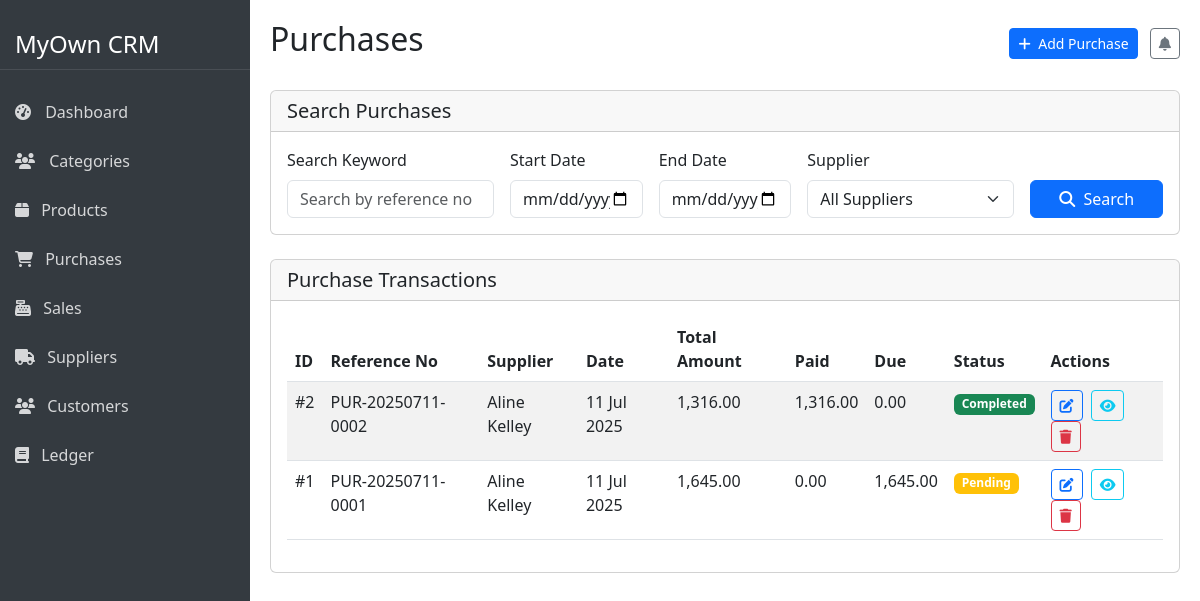
/purchases/purchases.php, run on the app's committed database.
### tables this page shows
CREATE TABLE `purchases` (
  `id` int(11) NOT NULL,
  `reference_no` varchar(50) NOT NULL,
  `supplier_id` int(11) DEFAULT NULL,
  `total_amount` decimal(10,2) NOT NULL,
  `paid_amount` decimal(10,2) NOT NULL,
  `due_amount` decimal(10,2) NOT NULL,
  `payment_method_id` int(11) DEFAULT NULL,
  `purchase_date` date NOT NULL,
  `notes` text DEFAULT NULL,
  `status` tinyint(1) DEFAULT 1,
  `created_at` timestamp NOT NULL DEFAULT current_timestamp()
);

CREATE TABLE `suppliers` (
  `id` int(11) NOT NULL,
  `name` varchar(100) NOT NULL,
  `contact_person` varchar(100) DEFAULT NULL,
  `phone` varchar(20) DEFAULT NULL,
  `email` varchar(100) DEFAULT NULL,
  `address` text DEFAULT NULL,
  `status` tinyint(1) DEFAULT 1,
  `created_at` timestamp NOT NULL DEFAULT current_timestamp()
);

### database/database.php (called while the page is built, shortened)
<?php
class Database {
    protected $host = 'localhost';
    protected $user = 'root';
    protected $password = '';
    protected $dbname = 'oop-project';
    public $con = null;
    public function __construct(){
        if($this->con == null){
            $this->con = mysqli_connect($this->host,$this->user,$this->password,$this->dbname);
        }
    }
}
?>

### purchases/purchase.class.php (called while the page is built, shortened)
<?php
require_once ROOT_PATH . 'database/database.php';
class Purchase extends Database {
    private $table = 'purchases';
    public function getAll($page = 1, $perPage = 10) {
        $offset = ($page - 1) * $perPage;
        $sql = "SELECT p.*, s.name as supplier_name, pm.name as payment_method
               FROM {$this->table} p
               LEFT JOIN suppliers s ON p.supplier_id = s.id
               LEFT JOIN payment_methods pm ON p.payment_method_id = pm.id
               ORDER BY p.id DESC LIMIT {$offset}, {$perPage}";
        $result = $this->con->query($sql);
        $purchases = [];
        if ($result->num_rows > 0) {
            while ($row = $result->fetch_assoc()) {
                $purchases[] = $row;
            }
        }
        return $purchases;
    }
}
?>

### purchases/purchases.php (the view, shortened to what this page needs)
<?php
require_once ROOT_PATH . 'purchases/purchase.class.php';
$purchaseObj = new Purchase();
$perPage = 5;
$page = isset($_GET['page']) ? (int)$_GET['page'] : 1;
$search_keyword = '';
$start_date = '';
$end_date = '';
if (isset($_GET['search'])) {
    $search_keyword = $_GET['search_keyword'] ?? '';
    $start_date = $_GET['start_date'] ?? '';
    $end_date = $_GET['end_date'] ?? '';
    $supplier_id = isset($_GET['supplier_id']) && $_GET['supplier_id'] !== '' ? (int)$_GET['supplier_id'] : null;
    $purchases = $purchaseObj->search($search_keyword, $start_date, $end_date, $supplier_id, $page, $perPage);
    $totalItems = $purchaseObj->countSearch($search_keyword, $start_date, $end_date, $supplier_id);
} else {
    $purchases = $purchaseObj->getAll($page, $perPage);
}
require ROOT_PATH . 'includes/header.php';
?>
<div class="d-flex">
    <?php
    require ROOT_PATH . 'includes/sidebar.php';
    ?>
    <div class="main-content">
        <div class="d-flex justify-content-between align-items-center mb-4">
            <h2>Purchases</h2>
            <div>
                <a href="create_purchase.php" class="btn btn-primary btn-sm me-2">
                    <i class="fas fa-plus me-1"></i> Add Purchase
                </a>
                <button class="btn btn-outline-secondary btn-sm">
                    <i class="fas fa-bell"></i>
                </button>
            </div>
        </div>
        <div class="card mb-4">
            <div class="card-header">
                <h5 class="mb-0">Search Purchases</h5>
            </div>
            <div class="card-body">
                <form action="" method="get" class="row g-3">
                    <div class="col-md-3">
                        <label for="searchKeyword" class="form-label">Search Keyword</label>
                        <input type="text" class="form-control" id="searchKeyword" name="search_keyword" value="<?php echo htmlspecialchars($search_keyword); ?>" placeholder="Search by reference no">
                    </div>
                    <div class="col-md-2">
                        <label for="startDate" class="form-label">Start Date</label>
                        <input type="date" class="form-control" id="startDate" name="start_date" value="<?php echo htmlspecialchars($start_date); ?>">
                    </div>
                    <div class="col-md-2">
                        <label for="endDate" class="form-label">End Date</label>
                        <input type="date" class="form-control" id="endDate" name="end_date" value="<?php echo htmlspecialchars($end_date); ?>">
                    </div>
                    <div class="col-md-3">
                        <label for="supplierFilter" class="form-label">Supplier</label>
                        <select class="form-select" id="supplierFilter" name="supplier_id">
                            <option value="">All Suppliers</option>
                        </select>
                    </div>
                    <div class="col-md-2 d-flex align-items-end">
                        <button type="submit" name="search" value="1" class="btn btn-primary w-100">
                            <i class="fas fa-search me-1"></i> Search
                        </button>
                    </div>
                </form>
            </div>
        </div>
        <div class="card mb-4">
            <div class="card-header d-flex justify-content-between align-items-center">
                <h5 class="mb-0">Purchase Transactions</h5>
            </div>
            <div class="card-body">
                <div class="table-responsive">
                    <table class="table table-striped">
                        <thead>
                            <tr>
                                <th>ID</th>
                                <th>Reference No</th>
                                <th>Supplier</th>
                                <th>Date</th>
                                <th>Total Amount</th>
                                <th>Paid</th>
                                <th>Due</th>
                                <th>Status</th>
                                <th>Actions</th>
                            </tr>
                        </thead>
                        <tbody>
                            <?php if (empty($purchases)): ?>
                            <tr>
                                <td colspan="9" class="text-center">No purchases found</td>
                            </tr>
                            <?php else: ?>
                                <?php foreach ($purchases as $purchase): ?>
                                <tr>
                                    <td>#<?php echo $purchase['id']; ?></td>
                                    <td><?php echo $purchase['reference_no']; ?></td>
                                    <td><?php echo $purchase['supplier_name']; ?></td>
                                    <td><?php echo date('d M Y', strtotime($purchase['purchase_date'])); ?></td>
                                    <td><?php echo number_format($purchase['total_amount'], 2); ?></td>
                                    <td><?php echo number_format($purchase['paid_amount'], 2); ?></td>
                                    <td><?php echo number_format($purchase['due_amount'], 2); ?></td>
                                    <td>
                                        <?php if ($purchase['status'] == 1): ?>
                                            <span class="badge bg-success">Completed</span>
                                        <?php elseif ($purchase['status'] == 2): ?>
                                            <span class="badge bg-warning">Pending</span>
                                        <?php else: ?>
                                            <span class="badge bg-danger">Cancelled</span>
                                        <?php endif; ?>
                                    </td>
                                    <td>
                                    <a href="update_purchase.php?id=<?php echo $purchase['id']; ?>" class="btn btn-sm btn-outline-primary me-1"><i class="fas fa-edit"></i></a>
                                        <a href="view_purchase.php?id=<?php echo $purchase['id']; ?>" class="btn btn-sm btn-outline-info me-1"><i class="fas fa-eye"></i></a>
                                        <a href="purchases.php?delete=<?php echo $purchase['id']; ?>" class="btn btn-sm btn-outline-danger" onclick="return confirm('Are you sure you want to delete this purchase? This will also update product quantities and remove ledger entries.')"><i class="fas fa-trash"></i></a>
                                    </td>
                                </tr>
                                <?php endforeach; ?>
                            <?php endif; ?>
                        </tbody>
                    </table>
                </div>
            </div>
        </div>
    </div>
</div>
<?php
require ROOT_PATH . 'includes/footer.php';
?>

### includes/header.php (shortened to what this page needs)
<!DOCTYPE html>
<html lang="en">
<head>
    <link href="https://cdn.jsdelivr.net/npm/bootstrap@5.3.0/dist/css/bootstrap.min.css" rel="stylesheet">
    <link rel="stylesheet" href="https://cdnjs.cloudflare.com/ajax/libs/font-awesome/6.4.0/css/all.min.css">
</head>
<body>

### includes/sidebar.php
<div class="sidebar" style="width: 250px;">
            <div class="sidebar-header d-flex justify-content-between align-items-center">
                <h4 class="m-0">MyOwn CRM</h4>
            </div>
            <nav class="nav flex-column mt-3">
                <a href="<?= ROOT_URL ?>index.php" class="nav-link ">
                    <i class="fas fa-tachometer-alt"></i>
                     <span>Dashboard</span>
                </a>
                <a href="<?= ROOT_URL ?>categories/categories.php" class="nav-link">
                    <i class="fas fa-users"></i>
                    <span>Categories</span>
                </a>
                <a href="<?php echo ROOT_URL; ?>products/products.php" class="nav-link">
                    <i class="fas fa-box me-2"></i> Products
                </a>
                <a href="<?php echo ROOT_URL; ?>purchases/purchases.php" class="nav-link">
                    <i class="fas fa-shopping-cart me-2"></i> Purchases
                </a>
                <a href="<?php echo ROOT_URL; ?>sales/sales.php" class="nav-link">
                    <i class="fas fa-cash-register me-2"></i> Sales
                </a>
                <a href="<?php echo ROOT_URL; ?>suppliers/suppliers.php" class="nav-link">
                    <i class="fas fa-truck me-2"></i> Suppliers
                </a>
                <a href="<?php echo ROOT_URL; ?>customers/customers.php" class="nav-link">
                    <i class="fas fa-users me-2"></i> Customers
                </a>
                <a href="<?php echo ROOT_URL; ?>ledger/ledger.php" class="nav-link">
                    <i class="fas fa-book me-2"></i> Ledger
                </a>
            </nav>
        </div>

### includes/footer.php (shortened to what this page needs)
</body>
</html>

### includes/header.php (style rules this page uses)
body { overflow-x: hidden; }
.sidebar { height: 100vh; position: fixed; left: 0; top: 0; padding-top: 20px; background-color: #343a40; color: white; transition: all 0.3s; z-index: 1000; }
.sidebar .nav-link { color: rgba(255, 255, 255, 0.8); margin-bottom: 5px; border-radius: 5px; padding: 10px 15px; }
.sidebar .nav-link i { margin-right: 10px; }
.main-content { margin-left: 250px; width: 100%; padding: 20px; transition: all 0.3s; }
.sidebar-header { padding: 10px 15px; margin-bottom: 20px; border-bottom: 1px solid rgba(255, 255, 255, 0.1); }

### data on the page
purchases: id "2", reference_no "PUR-20250711-0002", supplier.name "Aline Kelley", purchase_date "11 Jul 2025", total_amount "1,316.00", paid_amount "1,316.00", due_amount "0.00", status "Completed"
purchases: id "1", reference_no "PUR-20250711-0001", supplier.name "Aline Kelley", purchase_date "11 Jul 2025", total_amount "1,645.00", paid_amount "0.00", due_amount "1,645.00", status "Pending"
